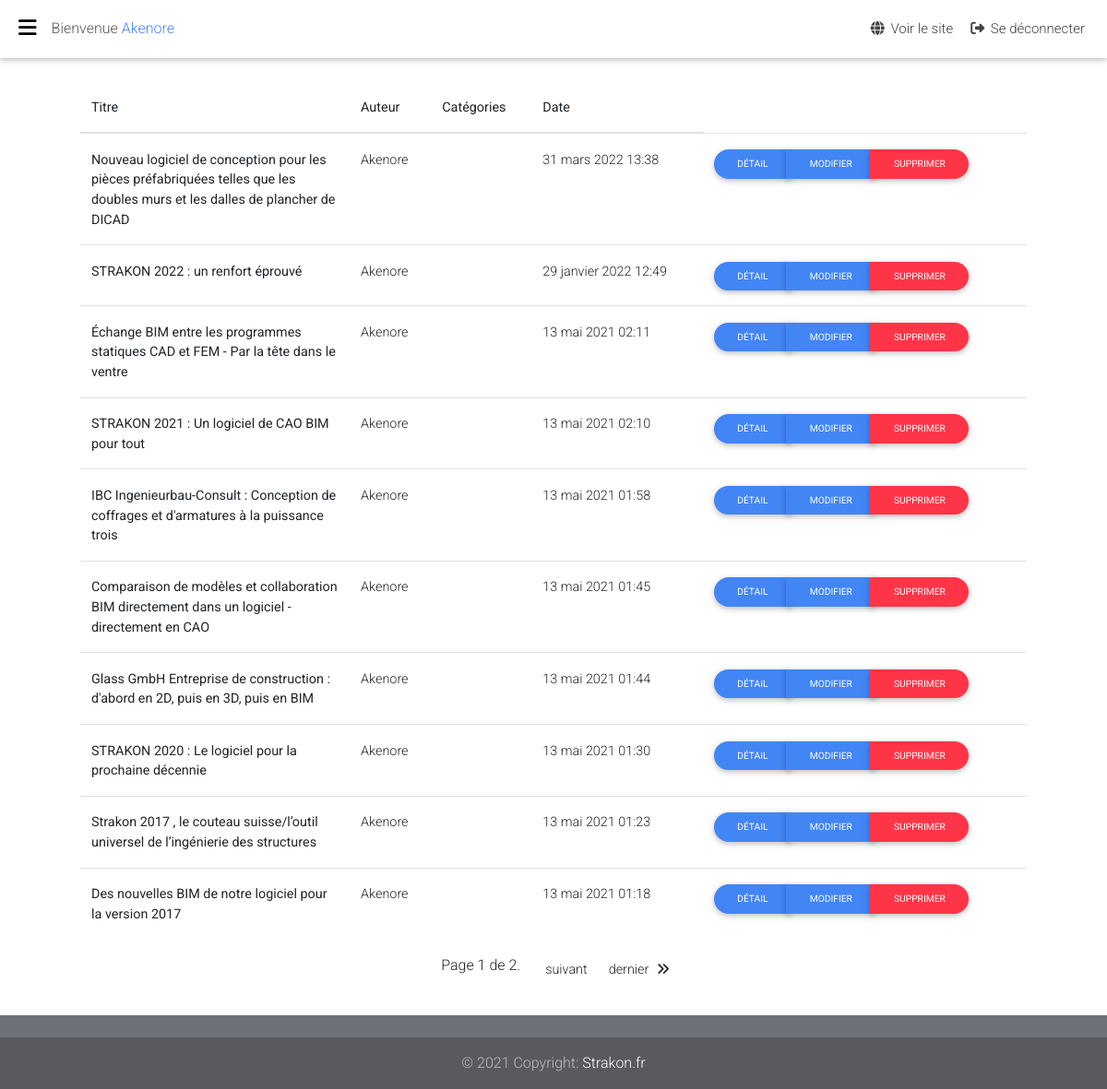
/myadmin/articles/listes (signed in), run on the app's committed database.
### frontend/models.py (models this page shows, shortened)
class Blog(models.Model):
    post_date = models.DateTimeField(_("Publié"), auto_now_add=True)
    author = models.ForeignKey(User, on_delete=models.CASCADE)
    category = models.ManyToManyField(
        BlogCategories, verbose_name=_("Category"))
    name = models.CharField(_("Nom"), max_length=250)
    slug = AutoSlugField(populate_from='name', unique_with='name', unique=True)
    image = models.ImageField(
        _("Image principale"), upload_to='blog/%Y/%m/%d/', default='default.jpg')
    view = RichTextUploadingField()
    class Meta:
        verbose_name = _("Blog")
        verbose_name_plural = _("Blogs")
    def get_absolute_url(self):
        return reverse("Blog_detail", kwargs={"slug": self.slug})

### frontend/views.py (the view)
class ListeArticleView(LoginRequiredMixin, SuccessMessageMixin, ListView):
    model = Blog
    template_name = "views/admin/posts/listes-articles.html"
    ordering = ['-post_date']
    paginate_by = 10

### templates/views/admin/posts/listes-articles.html (shortened to what this page needs)
{% extends "views/admin/admin.html" %}
{% load static %}
{% block body %}
<main>
    <div class="container-fluid pb-5">
        <div class="table-responsive">
            <table class="table border-primary">
                <thead>
                    <tr>
                        <th scope="col">Titre</th>
                        <th scope="col">Auteur</th>
                        <th scope="col">Catégories</th>
                        <th scope="col">Date</th>
                    </tr>
                </thead>
                <tbody>
                    {% for i in page_obj %}
                    <tr>
                        <th scope="row" style="max-width: 250px;">{{ i.name }}</th>
                        <td style="max-width: 200px;">{{ i.author }}</td>
                        <td style="max-width: 200px;">
                        </td>
                        <td style="max-width: 200px;">{{ i.post_date }}</td>
                        <td>
                            <div class="btn-group" role="group" aria-label="Basic example">
                                <a href="{{ i.get_absolute_url }}" type="button"
                                    class="btn btn-primary btn-rounded btn-sm">Détail</a>
                                <a href="{% url 'modifier-article' i.slug %}" type="button" class="btn btn-primary btn-rounded btn-sm">Modifier</a>
                                <a href="{% url 'supprimer-article' i.slug %}" type="button" class="btn btn-danger btn-rounded btn-sm">Supprimer</a>
                            </div>
                        </td>
                    </tr>
                    {% endfor %}
                </tbody>
            </table>
            <div class="text-center mb-5">
                <nav class="pagination justify-content-center" aria-label="Page navigation example">
                  <ul class="step-links pagination pg-blue">
                      <li class="current page-item mx-3">
                          Page {{ page_obj.number }} de {{ page_obj.paginator.num_pages }}.
                      </li>
                      {% if page_obj.has_next %}
                          <li class="page-item"><a class="page-link" href="?page={{ page_obj.next_page_number }}">suivant</a></li>
                          <li class="page-item"><a class="page-link" href="?page={{ page_obj.paginator.num_pages }}">dernier<i class="fas fa-angle-double-right ml-2"></i></a></li>
                      {% endif %}
                  </ul>
              </nav>
          </div>
        </div>
    </div>
</main>
{% endblock body %}

### templates/views/admin/header.html (shortened to what this page needs)
{% load static %}
<header>
  <nav class="navbar fixed-top navbar-toggleable-md navbar-expand-lg scrolling-navbar double-nav">
    <div class="float-left">
      <a href="#" data-activates="slide-out" class="button-collapse black-text"><i class="fas fa-bars"></i></a>
    </div>
    <div class="breadcrumb-dn mr-auto">
      <p>Bienvenue <span class="text-primary">{{ user.username }}</span></p>
    </div>
    <ul class="nav navbar-nav nav-flex-icons ml-auto">
      <li class="nav-item">
        <a href="{% url 'accueil' %}" class="nav-link"><i class="fas fa-globe"></i> <span
            class="clearfix d-none d-sm-inline-block">Voir le site</span></a>
      </li>
      <li class="nav-item">
        <a href="{% url 'account_logout' %}" class="nav-link"><i class="fas fa-sign-out-alt"></i> <span
            class="clearfix d-none d-sm-inline-block">Se déconnecter</span></a>
      </li>
    </ul>
  </nav>
</header>

### static/frontend/css/style.css (style rules this page uses)
h1, h2, h3, h4, h5, h6, p { color: #58585a; }

### data on the page
Blog: name "Nouveau logiciel de conception pour les pièces préfabriquées telles que les doubles murs et les dalles de plancher de DICAD", author "Akenore", post_date "31 mars 2022 13:38"
Blog: name "STRAKON 2022 : un renfort éprouvé", author "Akenore", post_date "29 janvier 2022 12:49"
Blog: name "Échange BIM entre les programmes statiques CAD et FEM - Par la tête dans le ventre", author "Akenore", post_date "13 mai 2021 02:11"
Blog: name "STRAKON 2021 : Un logiciel de CAO BIM pour tout", author "Akenore", post_date "13 mai 2021 02:10"
Blog: name "IBC Ingenieurbau-Consult : Conception de coffrages et d'armatures à la puissance trois", author "Akenore", post_date "13 mai 2021 01:58"
Blog: name "Comparaison de modèles et collaboration BIM directement dans un logiciel - directement en CAO", author "Akenore", post_date "13 mai 2021 01:45"
Blog: name "Glass GmbH Entreprise de construction : d'abord en 2D, puis en 3D, puis en BIM", author "Akenore", post_date "13 mai 2021 01:44"
Blog: name "STRAKON 2020 : Le logiciel pour la prochaine décennie", author "Akenore", post_date "13 mai 2021 01:30"
Blog: name "Strakon 2017 , le couteau suisse/l’outil universel de l’ingénierie des structures", author "Akenore", post_date "13 mai 2021 01:23"
Blog: name "Des nouvelles BIM de notre logiciel pour la version 2017", author "Akenore", post_date "13 mai 2021 01:18"

### other printed values
{{ user.username }} "Akenore"
{{ page_obj.number }} "1"
{{ page_obj.paginator.num_pages }} "2"
